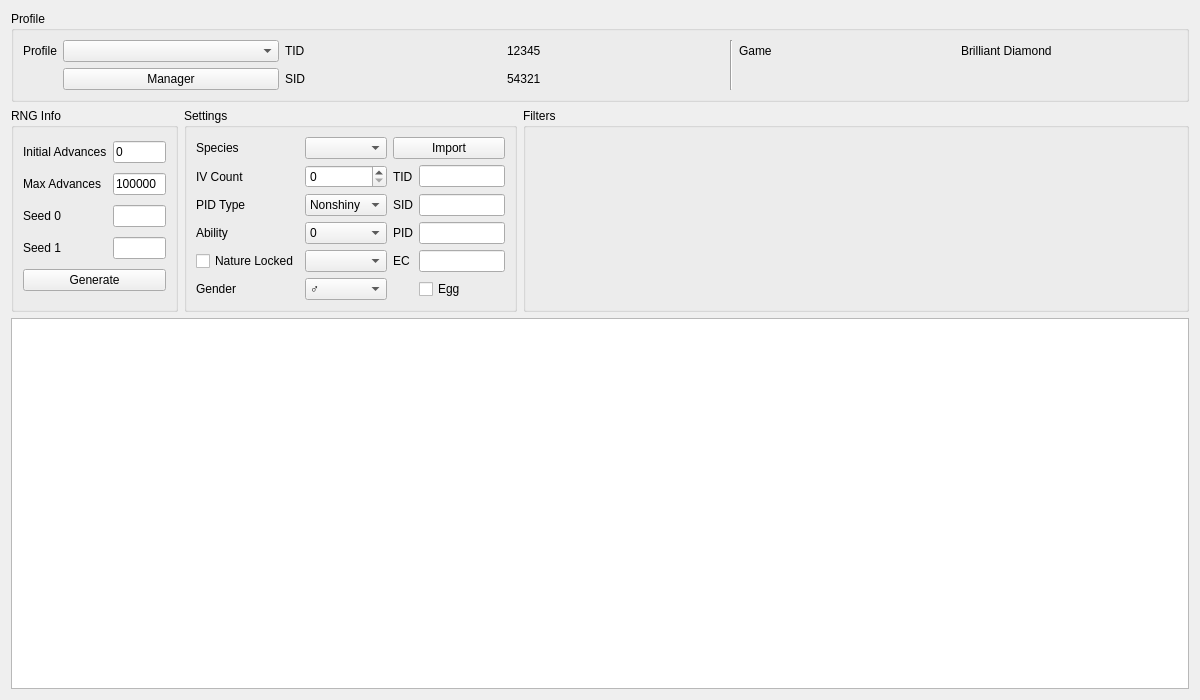
<?xml version="1.0" encoding="UTF-8"?>
<ui version="4.0">
 <class>Event8</class>
 <widget class="QWidget" name="Event8">
  <property name="geometry">
   <rect>
    <x>0</x>
    <y>0</y>
    <width>1200</width>
    <height>700</height>
   </rect>
  </property>
  <property name="windowTitle">
   <string>Gen 8 Event</string>
  </property>
  <layout class="QGridLayout" name="gridLayout_2">
   <item row="2" column="0" colspan="3">
    <widget class="TableView" name="tableView">
     <property name="contextMenuPolicy">
      <enum>Qt::CustomContextMenu</enum>
     </property>
     <attribute name="verticalHeaderVisible">
      <bool>false</bool>
     </attribute>
    </widget>
   </item>
   <item row="1" column="0">
    <widget class="QGroupBox" name="groupBoxRNGInfo">
     <property name="sizePolicy">
      <sizepolicy hsizetype="Preferred" vsizetype="Preferred">
       <horstretch>1</horstretch>
       <verstretch>0</verstretch>
      </sizepolicy>
     </property>
     <property name="title">
      <string>RNG Info</string>
     </property>
     <layout class="QGridLayout" name="gridLayout_3">
      <item row="4" column="0" colspan="2">
       <widget class="QPushButton" name="pushButtonGenerate">
        <property name="enabled">
         <bool>true</bool>
        </property>
        <property name="text">
         <string>Generate</string>
        </property>
        <property name="checkable">
         <bool>false</bool>
        </property>
        <property name="autoDefault">
         <bool>false</bool>
        </property>
       </widget>
      </item>
      <item row="1" column="0">
       <widget class="QLabel" name="labelMaxAdvances">
        <property name="text">
         <string>Max Advances</string>
        </property>
       </widget>
      </item>
      <item row="0" column="1">
       <widget class="TextBox" name="textBoxInitialAdvances">
        <property name="text">
         <string notr="true">0</string>
        </property>
       </widget>
      </item>
      <item row="2" column="0">
       <widget class="QLabel" name="labelSeed0">
        <property name="text">
         <string>Seed 0</string>
        </property>
       </widget>
      </item>
      <item row="2" column="1">
       <widget class="TextBox" name="textBoxSeed0"/>
      </item>
      <item row="0" column="0">
       <widget class="QLabel" name="labelInitialAdvances">
        <property name="text">
         <string>Initial Advances</string>
        </property>
       </widget>
      </item>
      <item row="1" column="1">
       <widget class="TextBox" name="textBoxMaxAdvances">
        <property name="text">
         <string notr="true">100000</string>
        </property>
       </widget>
      </item>
      <item row="3" column="0">
       <widget class="QLabel" name="label">
        <property name="text">
         <string>Seed 1</string>
        </property>
       </widget>
      </item>
      <item row="3" column="1">
       <widget class="TextBox" name="textBoxSeed1"/>
      </item>
     </layout>
    </widget>
   </item>
   <item row="0" column="0" colspan="3">
    <widget class="QGroupBox" name="groupBoxProfile">
     <property name="title">
      <string>Profile</string>
     </property>
     <layout class="QGridLayout" name="gridLayout_5">
      <item row="1" column="2">
       <widget class="QLabel" name="labelProfileSID">
        <property name="text">
         <string>SID</string>
        </property>
       </widget>
      </item>
      <item row="0" column="2">
       <widget class="QLabel" name="labelProfileTID">
        <property name="text">
         <string>TID</string>
        </property>
       </widget>
      </item>
      <item row="0" column="4" rowspan="2">
       <widget class="Line" name="line_4">
        <property name="orientation">
         <enum>Qt::Vertical</enum>
        </property>
       </widget>
      </item>
      <item row="0" column="0">
       <widget class="QLabel" name="labelProfile">
        <property name="sizePolicy">
         <sizepolicy hsizetype="Fixed" vsizetype="Preferred">
          <horstretch>0</horstretch>
          <verstretch>0</verstretch>
         </sizepolicy>
        </property>
        <property name="text">
         <string>Profile</string>
        </property>
       </widget>
      </item>
      <item row="0" column="1">
       <widget class="QComboBox" name="comboBoxProfiles"/>
      </item>
      <item row="0" column="3">
       <widget class="QLabel" name="labelProfileTIDValue">
        <property name="text">
         <string notr="true">12345</string>
        </property>
       </widget>
      </item>
      <item row="1" column="3">
       <widget class="QLabel" name="labelProfileSIDValue">
        <property name="text">
         <string notr="true">54321</string>
        </property>
       </widget>
      </item>
      <item row="1" column="1">
       <widget class="QPushButton" name="pushButtonProfileManager">
        <property name="text">
         <string>Manager</string>
        </property>
       </widget>
      </item>
      <item row="0" column="5">
       <widget class="QLabel" name="labelProfileGame">
        <property name="text">
         <string>Game</string>
        </property>
       </widget>
      </item>
      <item row="0" column="6">
       <widget class="QLabel" name="labelProfileGameValue">
        <property name="text">
         <string>Brilliant Diamond</string>
        </property>
       </widget>
      </item>
     </layout>
    </widget>
   </item>
   <item row="1" column="2">
    <widget class="QGroupBox" name="groupBoxFilters">
     <property name="sizePolicy">
      <sizepolicy hsizetype="Preferred" vsizetype="Preferred">
       <horstretch>4</horstretch>
       <verstretch>0</verstretch>
      </sizepolicy>
     </property>
     <property name="title">
      <string>Filters</string>
     </property>
     <layout class="QGridLayout" name="gridLayout">
      <item row="0" column="0" rowspan="2">
       <widget class="Filter" name="filter" native="true"/>
      </item>
     </layout>
    </widget>
   </item>
   <item row="1" column="1">
    <widget class="QGroupBox" name="groupBoxSettings">
     <property name="sizePolicy">
      <sizepolicy hsizetype="Preferred" vsizetype="Preferred">
       <horstretch>2</horstretch>
       <verstretch>0</verstretch>
      </sizepolicy>
     </property>
     <property name="title">
      <string>Settings</string>
     </property>
     <layout class="QGridLayout" name="gridLayout_17">
      <item row="0" column="2" colspan="2">
       <widget class="QPushButton" name="pushButtonImport">
        <property name="text">
         <string>Import</string>
        </property>
       </widget>
      </item>
      <item row="1" column="3">
       <widget class="TextBox" name="textBoxTID">
        <property name="sizePolicy">
         <sizepolicy hsizetype="Preferred" vsizetype="Fixed">
          <horstretch>0</horstretch>
          <verstretch>0</verstretch>
         </sizepolicy>
        </property>
       </widget>
      </item>
      <item row="1" column="2">
       <widget class="QLabel" name="labelTID">
        <property name="text">
         <string>TID</string>
        </property>
       </widget>
      </item>
      <item row="2" column="3">
       <widget class="TextBox" name="textBoxSID">
        <property name="sizePolicy">
         <sizepolicy hsizetype="Preferred" vsizetype="Fixed">
          <horstretch>0</horstretch>
          <verstretch>0</verstretch>
         </sizepolicy>
        </property>
       </widget>
      </item>
      <item row="2" column="2">
       <widget class="QLabel" name="labelSID">
        <property name="text">
         <string>SID</string>
        </property>
       </widget>
      </item>
      <item row="3" column="3">
       <widget class="TextBox" name="textBoxPID">
        <property name="sizePolicy">
         <sizepolicy hsizetype="Preferred" vsizetype="Fixed">
          <horstretch>0</horstretch>
          <verstretch>0</verstretch>
         </sizepolicy>
        </property>
       </widget>
      </item>
      <item row="3" column="2">
       <widget class="QLabel" name="labelPID">
        <property name="text">
         <string>PID</string>
        </property>
       </widget>
      </item>
      <item row="4" column="3">
       <widget class="TextBox" name="textBoxEC">
        <property name="sizePolicy">
         <sizepolicy hsizetype="Preferred" vsizetype="Fixed">
          <horstretch>0</horstretch>
          <verstretch>0</verstretch>
         </sizepolicy>
        </property>
       </widget>
      </item>
      <item row="4" column="2">
       <widget class="QLabel" name="labelEC">
        <property name="text">
         <string>EC</string>
        </property>
       </widget>
      </item>
      <item row="5" column="3">
       <widget class="QCheckBox" name="checkBoxEgg">
        <property name="text">
         <string>Egg</string>
        </property>
       </widget>
      </item>
      <item row="5" column="1">
       <widget class="QComboBox" name="comboBoxGender">
        <item>
         <property name="text">
          <string notr="true">♂</string>
         </property>
        </item>
        <item>
         <property name="text">
          <string notr="true">♀</string>
         </property>
        </item>
        <item>
         <property name="text">
          <string notr="true">-</string>
         </property>
        </item>
       </widget>
      </item>
      <item row="4" column="1">
       <widget class="QComboBox" name="comboBoxNature"/>
      </item>
      <item row="3" column="1">
       <widget class="QComboBox" name="comboBoxAbility">
        <item>
         <property name="text">
          <string notr="true">0</string>
         </property>
        </item>
        <item>
         <property name="text">
          <string notr="true">1</string>
         </property>
        </item>
        <item>
         <property name="text">
          <string notr="true">H</string>
         </property>
        </item>
        <item>
         <property name="text">
          <string notr="true">1/2</string>
         </property>
        </item>
        <item>
         <property name="text">
          <string notr="true">1/2/H</string>
         </property>
        </item>
       </widget>
      </item>
      <item row="2" column="0">
       <widget class="QLabel" name="labelPIDType">
        <property name="text">
         <string>PID Type</string>
        </property>
       </widget>
      </item>
      <item row="2" column="1">
       <widget class="ComboBox" name="comboBoxPIDType">
        <item>
         <property name="text">
          <string>Nonshiny</string>
         </property>
        </item>
        <item>
         <property name="text">
          <string>Random</string>
         </property>
        </item>
        <item>
         <property name="text">
          <string>Star</string>
         </property>
        </item>
        <item>
         <property name="text">
          <string>Square</string>
         </property>
        </item>
        <item>
         <property name="text">
          <string>Static</string>
         </property>
        </item>
       </widget>
      </item>
      <item row="1" column="0">
       <widget class="QLabel" name="labelRandomIVs">
        <property name="text">
         <string>IV Count</string>
        </property>
       </widget>
      </item>
      <item row="1" column="1">
       <widget class="QSpinBox" name="spinBoxRandomIVs"/>
      </item>
      <item row="0" column="0">
       <widget class="QLabel" name="labelSpecies">
        <property name="text">
         <string>Species</string>
        </property>
       </widget>
      </item>
      <item row="0" column="1">
       <widget class="QComboBox" name="comboBoxSpecies"/>
      </item>
      <item row="3" column="0">
       <widget class="QLabel" name="labelAbility">
        <property name="text">
         <string>Ability</string>
        </property>
       </widget>
      </item>
      <item row="5" column="0">
       <widget class="QLabel" name="labelGender">
        <property name="text">
         <string>Gender</string>
        </property>
       </widget>
      </item>
      <item row="4" column="0">
       <widget class="QCheckBox" name="checkBoxNature">
        <property name="text">
         <string>Nature Locked</string>
        </property>
       </widget>
      </item>
     </layout>
    </widget>
   </item>
  </layout>
 </widget>
 <customwidgets>
  <customwidget>
   <class>TextBox</class>
   <extends>QLineEdit</extends>
   <header>Forms/Controls/TextBox.hpp</header>
  </customwidget>
  <customwidget>
   <class>TableView</class>
   <extends>QTableView</extends>
   <header>Forms/Controls/TableView.hpp</header>
  </customwidget>
  <customwidget>
   <class>ComboBox</class>
   <extends>QComboBox</extends>
   <header>Forms/Controls/ComboBox.hpp</header>
  </customwidget>
  <customwidget>
   <class>Filter</class>
   <extends>QWidget</extends>
   <header>Forms/Controls/Filter.hpp</header>
   <container>1</container>
  </customwidget>
 </customwidgets>
 <tabstops>
  <tabstop>comboBoxProfiles</tabstop>
  <tabstop>pushButtonProfileManager</tabstop>
  <tabstop>textBoxInitialAdvances</tabstop>
  <tabstop>textBoxMaxAdvances</tabstop>
  <tabstop>textBoxSeed0</tabstop>
  <tabstop>textBoxSeed1</tabstop>
  <tabstop>pushButtonGenerate</tabstop>
  <tabstop>comboBoxSpecies</tabstop>
  <tabstop>spinBoxRandomIVs</tabstop>
  <tabstop>comboBoxPIDType</tabstop>
  <tabstop>comboBoxAbility</tabstop>
  <tabstop>checkBoxNature</tabstop>
  <tabstop>comboBoxNature</tabstop>
  <tabstop>comboBoxGender</tabstop>
  <tabstop>pushButtonImport</tabstop>
  <tabstop>textBoxTID</tabstop>
  <tabstop>textBoxSID</tabstop>
  <tabstop>textBoxPID</tabstop>
  <tabstop>textBoxEC</tabstop>
  <tabstop>checkBoxEgg</tabstop>
  <tabstop>tableView</tabstop>
 </tabstops>
 <resources/>
 <connections/>
</ui>
